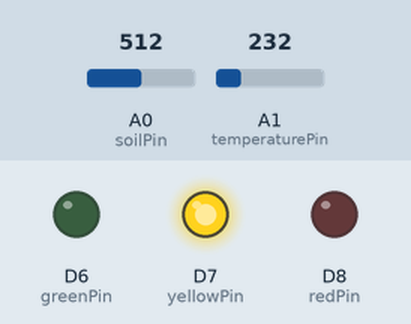
Simulated run of this sketch. Board: Arduino MKR. On the bench: output pins drawn as LEDs (lit = HIGH). Inputs (shaded band) come from the test bench; at power-on: A1 (temperaturePin) = 232, A0 (soilPin) = 512. WiFi joins after 1.5 s; servers stay silent unless stated; no MQTT or app messages arrive unless stated; what the sketch prints to the serial monitor is not drawn.

Above: at 2.7 s.
2.8 s: A1 (temperaturePin) set to 213
At 7.0 s:
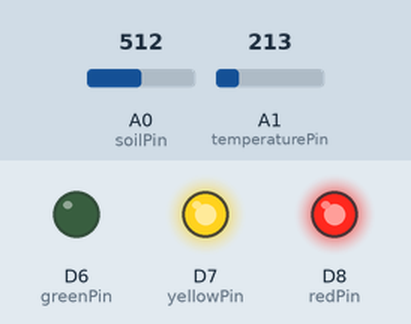
8.8 s: A0 (soilPin) set to 521
At 12.0 s:
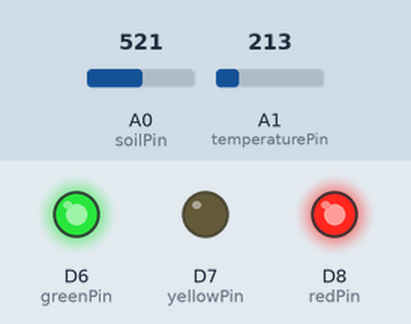
14.8 s: A1 (temperaturePin) set to 250
At 17.1 s:
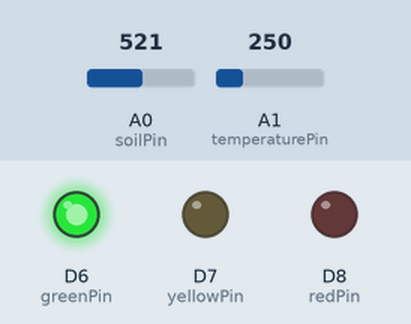
20.8 s: A1 (temperaturePin) set to 266
At 22.1 s:
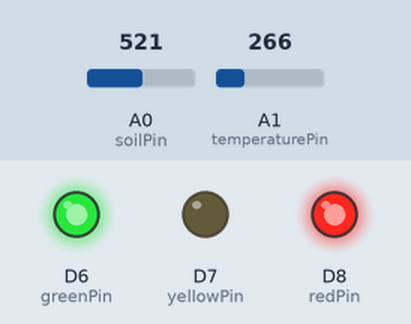
26.8 s: A0 (soilPin) set to 511
At 32.1 s:
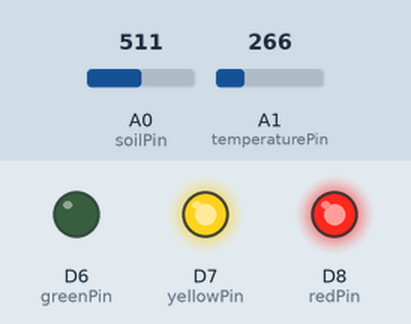
Timing chart, 0 to 33.6 s (numbered marks = the images above; inputs shaded):
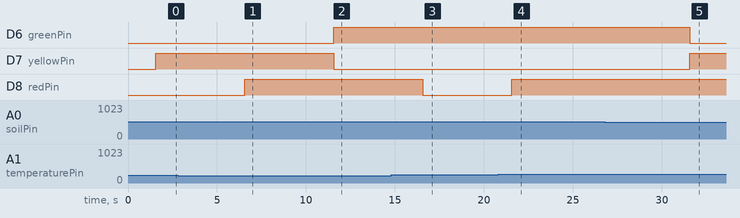

The sketch:

finalpublish.ino
```cpp
/// Author: ajfrattarole
/// Last Edited: 12/13/2021

#include <SPI.h>
#include <ArduinoMqttClient.h>
#include "WiFi101.h"

// data needed to connect to wifi
WiFiClient client;
char ssid[] = "ARRIS-B33D";
char pass[] = "5G5344106449";
int status = WL_IDLE_STATUS;

// data needed to connect to MQTT broker
MqttClient mqttClient(client);
char broker[] = "broker.emqx.io";
char topic[] = "plant/SoilMoisture";
char topic2[] = "plant/Temperature";
int port = 1883;

// sensor and LED pins
int soilPin = A0;
int temperaturePin = A1;
int greenPin = 6;
int yellowPin = 7;
int redPin = 8;


void setup()
{
  Serial.begin(115200);
  while (!Serial);
  Serial.println("Attempting to connect to WPA network...");
  status = WiFi.begin(ssid, pass);

  // outputs appropriate message based on if
  // the wifi was connected or not
  if (status != WL_CONNECTED)
  {
    Serial.println("Couldn't get a wifi connection :(");
    while(true);
  }
  else
  {
    Serial.print("Connected to network: ");
    Serial.println(ssid);
  }

  // displays appropriate message based on
  // if the broker was connected to or not
  if (!mqttClient.connect(broker, port))
  {
    Serial.println("MQTT Connection failed :(");
  }
  else
  {
    Serial.println("Connected to MQTT Broker");
  }

    // sets the sensor pins as input, and the
    // LED pins as output
    pinMode(temperaturePin, INPUT);
    pinMode(soilPin, INPUT);
    pinMode(greenPin, OUTPUT);
    pinMode(yellowPin, OUTPUT);
    pinMode(redPin, OUTPUT);

  // output a buffer
  Serial.println(" ");
  Serial.println("===============================");
}

void loop()
{
  // while the wifi is connected, proceed
  while (client.available())
  {
    char c = client.read();
    Serial.write(c);
  }

  // keeps the MQTT connection going
  mqttClient.poll();

  // int variable for temperature reading
  int soilInput = analogRead(soilPin);
  int tempInput = analogRead(temperaturePin);

  // changes the range of the soil moisture sensor
  soilInput = map(soilInput,0,1023,0,1000);

  // the next 4 lines convert the temperature from
  // voltage, to celsius, to fahrenheit
  float voltage = tempInput * 3.300;
  voltage /= 1024.0;

  float temperatureC = (voltage - 0.5) * 100;
  float temperatureF = ((temperatureC * 9.0) / 5.0) + 32.0;

  // if the soil moisture level is 500 or below, turn off
  // green LED and turn on yellow LED. if it is above 500,
  // turn off yellow LED and turn on green LED
  if (soilInput <= 500)
  {
    digitalWrite(yellowPin, HIGH);
    digitalWrite(greenPin, LOW);
  }
  else
  {
    digitalWrite(yellowPin, LOW);
    digitalWrite(greenPin, HIGH);
  }

  // if the temperature is below 70 or above 90
  // degrees F, turn the red LED on. otherwise,
  // keep it off
  if (temperatureF < 70 || temperatureF > 90)
  {
    digitalWrite(redPin, HIGH);
  }
  else
  {
    digitalWrite(redPin, LOW);
  }

  // sends the "Temperature" topic name
  // and the temperature data
  mqttClient.beginMessage(topic);
  mqttClient.print(soilInput);
  mqttClient.endMessage();

  // sends the "SoilMoisture" topic name
  // and the soil moisture data
  mqttClient.beginMessage(topic2);
  mqttClient.print(temperatureF);
  mqttClient.endMessage();

  // 5 second delay
  delay(5000);
}
```

Measured:
- the behaviour switches between 221 and 220 on A1 (temperaturePin) (found by bisection; images 0 and 1)
- the behaviour switches between 512 and 513 on A0 (soilPin) (found by bisection; images 1 and 2)
- the behaviour switches between 255 and 256 on A1 (temperaturePin) (found by bisection; images 3 and 4)
- after the input at 2.8 s, D8 (redPin): LOW → HIGH after 3.8 s
- after the input at 8.8 s, D6 (greenPin): LOW → HIGH after 2.8 s; D7 (yellowPin): HIGH → LOW after 2.8 s
- after the input at 14.8 s, D8 (redPin): HIGH → LOW after 1.8 s
- after the input at 20.8 s, D8 (redPin): LOW → HIGH after 0.76 s
- after the input at 26.8 s, D6 (greenPin): HIGH → LOW after 4.8 s; D7 (yellowPin): LOW → HIGH after 4.8 s
